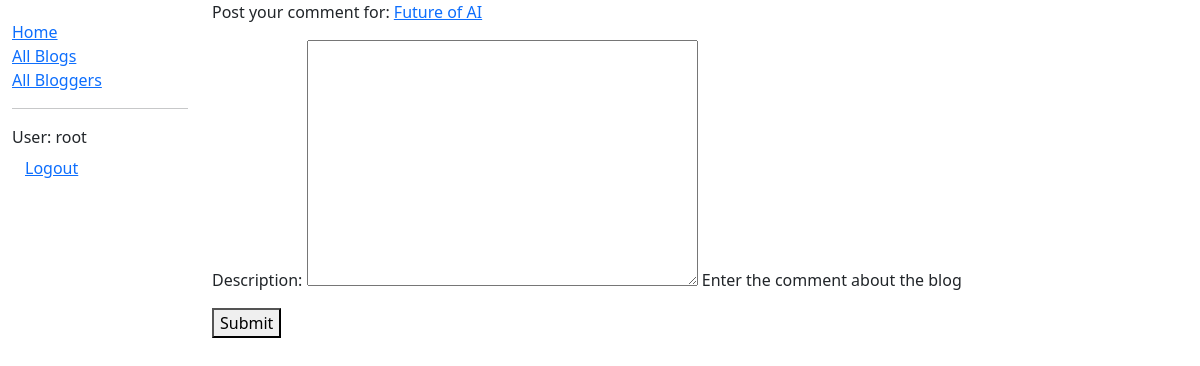
/blog/blogs/5/comments/new (signed in), run on an earlier commit of the app's database.
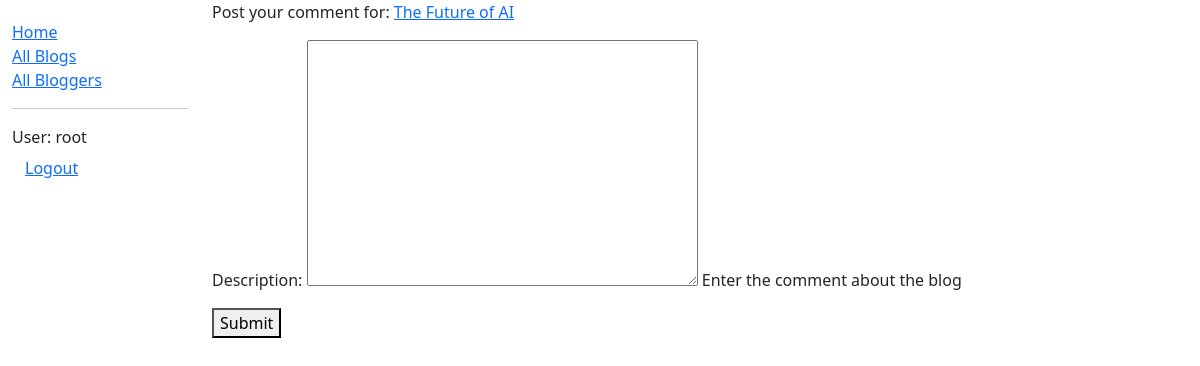
And on a later commit of the database.
### blog/models.py (models this page shows, shortened)
class Blog(models.Model):
    title = models.CharField(max_length=100)
    author = models.ForeignKey(
        Author, on_delete=models.SET_NULL, null=True)
    content = models.TextField(
        max_length=2000, help_text='Enter the blog content')
    post_date = models.DateField(default=date.today)
    class Meta:
        ordering = ['-post_date']

### blog/views.py (the view, shortened to what this page needs)
# urls.py: path('blogs/<int:pk>/comments/new', views.CommentCreateView.as_view(), name='new_comment'),
class CommentCreateView(PermissionRequiredMixin, LoginRequiredMixin, CreateView):
    model = Comment
    fields = ['description']
    permission_required = 'blog.add_comment'
    permission_denied_message = 'You must be logged in to add a comment.'
    def get_context_data(self, **kwargs):
        context = super().get_context_data(**kwargs)
        context['blog'] = get_object_or_404(Blog, pk=self.kwargs['pk'])
        return context

### blog/templates/blog/comment_form.html (shortened to what this page needs)
{% extends 'base_generic.html' %}
{% block content %}
<p>Post your comment for:
    <a href="{% url 'blog_detail' blog.id %}">{{ blog.title }}</a>
</p>
<form method="post">
    {{ form.as_p }}
    <button type="submit">Submit</button>
</form>
{% endblock %}

What changed in the data, as far as the page shows it:
changed Blog: title "Future of AI" → "The Future of AI"
